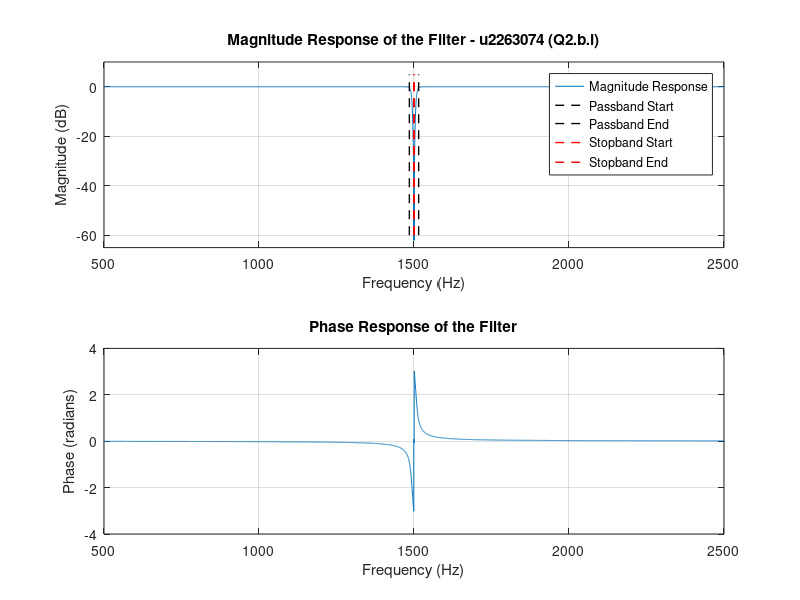
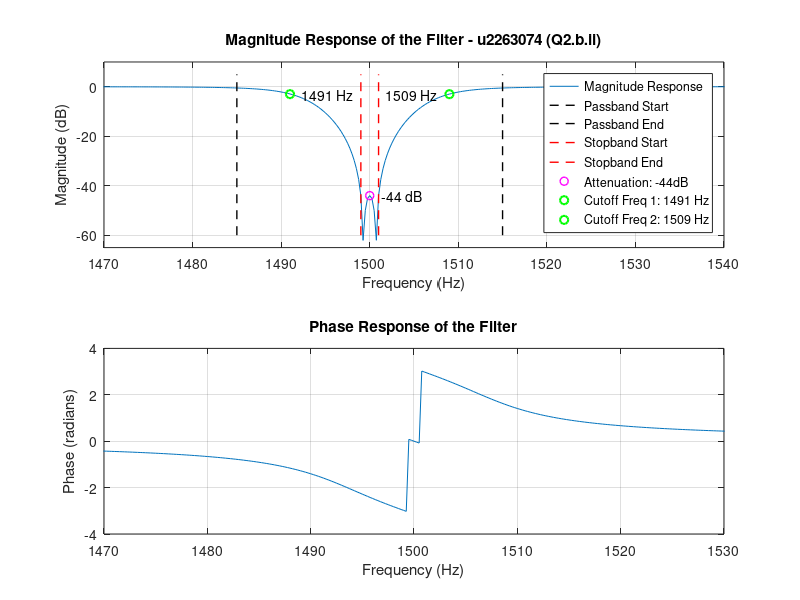

These charts were generated, in order, by the following MATLAB code:
function Answers = uXXXXXXX_lab()
%% ES3C5 lab submission template v1.0
%
% Please DO NOT change this header
% Please DO NOT change any code in this top-level function
% Please DO NOT change function or subfunction arguments (Input OR Output)
% DO Change function name above to u<ID>_lab(), where <ID> is your student #

% ES3C5 / ES98G 2024-2025 Lab Assignment
% Module Leader: Viji Ahanathapillai
% Modify the SUBFUNCTIONS below with the code needed to determine or
% demonstrate the answers requested.

% See the Briefing Sheet for full instructions.

% Initialise answer structure
Answers = [];

%% Template call (dummy)
Q0();

%% Remaining Calls
Answers.Q1 = Q1Fun();
Answers.Q2 = Q2Fun();
Answers.Q3 = Q3Fun();

end

%% Template Question on hypotenuse length
% This subfunction is a sample to demonstrate what is expected for comments
function c0 = Q0()
% Please DO NOT change function arguments (input OR output)
% Assign answer to c0 (double value)

% Define triangle lengths
a0 = 2; % 1st side
b0 = 1; % 2nd side

% Find length of hypothenuse
c0 = sqrt(a0^2 + b0^2); % Pythagorean theorem to find 3rd side

end

%%
%%%%%%%%%%%%%%%%%%% Start Modifying Below %%%%%%%%%%%%%%%%%%%%%%%%%%%%%%%%


%% Q1 Audio Signal Processing
% Figures created must be labelled and copied to u<ID>_lab.docx
function Q1 = Q1Fun()
% Please DO NOT change function arguments above (input OR output)
% You must call a plotting function but you can label it manually.

    % Initialising outputs to guarantee they exist (unless you delete them)
    % Please DO NOT modify or move the code below
  

    Q1.audioInput =[];% Q1 part (a)
    Q1.audioNoisy = []; % Q1 part (b)
    Q1.FFTNoisy = []; % Q1 part (b)

    Q1.h = []; % Q1 part (c)
    Q1.filteredAudio = []; % Q1 part (c)

    Q1.audioChorus = []; % Q1 part (d)
    % Please DO NOT modify or move the code above
    
    %% Start your Q1 code here
    % DO NOT REMOVE OR MOVE THIS IF STATEMENT
    % WRITE YOUR CODE INSIDE THIS IF STATEMENT
    if exist('uXXXXXXX_lab_Audio.mat', 'file') == 2 ... % Update with your student ID
        && exist('uXXXXXXX_lab_signals.mat', 'file') == 2 % Update with your student ID

        load('uXXXXXXX_lab_Audio.mat', 'audioRaw') % Update with your student ID
        load('uXXXXXXX_lab_signals.mat', 'n1') % Update with your student ID
        %%
        % Q1 part (a)
        Q1.audioInput =audioRaw;
        %%
        % Q1 part (b)
        % i)
        % Add noise to the clean signal
        Q1.audioNoisy = audioRaw + n1;
        
        % ii)
        % Calculate the FFT of the noisy signal
        Q1.FFTNoisy = fft(Q1.audioNoisy);
        
        % iii)
        % Define Sampling Frequency in Hz
        fs = 22050;
        
        % Compute the frequency vector
        N = length(Q1.audioNoisy); % Number of samples
        frequencies = (0:N-1)*(fs/N); % Frequency vector in Hz
        
        % Compute magnitude of the FFT
        magnitudeFFT = abs(Q1.FFTNoisy);
        
        % Plot the magnitude of the FFT
        figure;
        plot(frequencies, magnitudeFFT);
        xlim([0, 22050]); % Set frequency range to [0, 22050) Hz
        title('Magnitude Spectrum of the Noisy Signal - u2263074 (Q1.b.iii)');
        xlabel('Frequency (Hz)');
        ylabel('|FFT(audioNoisy)|');
        grid on;
        
        % iv)
        % Find the index of the largest frequency component
        [~, maxIndex] = max(magnitudeFFT);
        maxFrequency = frequencies(maxIndex); % Frequency corresponding to the max magnitude
        maxMagnitude = magnitudeFFT(maxIndex); % Magnitude at the max frequency
        
        % Annotate the plot with the largest frequency component and its magnitude
        text(maxFrequency, maxMagnitude, sprintf(' Max Freq: %.2f Hz, Max Magnitude: %.2f', maxFrequency, maxMagnitude), ...
            'VerticalAlignment', 'bottom', 'HorizontalAlignment', 'left', 'Color', 'black', 'FontSize', 10);
        hold on;
        plot(maxFrequency, maxMagnitude, 'kx', 'MarkerSize', 8, 'LineWidth', 1.5);
        hold off;
        %%
        %Q1 part(c)
        
        % ii)
        % Define stopband
        stopbandWidth = 40; % Stopband width (±20 Hz around the largest frequency component)
        
        % Define stopband edges
        stopbandEdge1 = maxFrequency - stopbandWidth / 2;
        stopbandEdge2 = maxFrequency + stopbandWidth / 2;
        
        % Design band-stop filter
        [~, dFilt] = bandstop(Q1.audioNoisy, [stopbandEdge1, stopbandEdge2], fs, ImpulseResponse="fir");
        
        % Compute and assign impulse response
        [Q1.h, ~] = impz(dFilt); 
        
        % iii)
        % Frequency Response Plot (Zoomed and Full Spectrum)
        [h, freqRange] = freqz(dFilt, 2 * fs, fs);

        % Full Frequency Response Plot
        figure;
        plot(freqRange, 20*log10(abs(h)), 'LineWidth', 1); % 20*log10 applied to get dB
        hold on;
        plot([stopbandEdge1, stopbandEdge1], [-138, 10], 'g--', 'LineWidth', 1.5); % Start of stopband
        plot([stopbandEdge2, stopbandEdge2], [-138, 10], 'g--', 'LineWidth', 1.5); % End of stopband
        title('Frequency Response of Band-Stop Filter - u2263074 (Q1.c.iii)');
        xlabel('Frequency (Hz)');
        ylabel('Magnitude (dB)');
        grid on;
        hold off;
        
        % Zoomed-In Frequency Response Plot
        figure;
        plot(freqRange, 20*log10(abs(h)), 'LineWidth', 1);
        hold on;
        plot([stopbandEdge1, stopbandEdge1], [-138, 10], 'g--', 'LineWidth', 1.5); % Start of stopband
        plot([stopbandEdge2, stopbandEdge2], [-138, 10], 'g--', 'LineWidth', 1.5); % End of stopband
        plot(198, -75.8037, 'ko', 'LineWidth', 1); % Maximum attenuation marker
        text(200, -70, '198 Hz', 'HorizontalAlignment', 'left'); % Add text label
        cutOffFreq1 = find(freqRange >= stopbandEdge1, 1); % Closest to stopband start
        cutOffFreq2 = find(freqRange >= stopbandEdge2, 1); % Closest to stopband end
        plot(freqRange(cutOffFreq1), 20*log10(abs(h(cutOffFreq1))), 'kx', 'LineWidth', 2);
        plot(freqRange(cutOffFreq2), 20*log10(abs(h(cutOffFreq2))), 'kx', 'LineWidth', 2);
        
        xlim([stopbandEdge1 - 20, stopbandEdge2 + 20]); % Adjusted zoom range around the stopband
        ylim([-150, 60]); % Adjusted vertical range for better visibility
        legend('Frequency Response', 'Stopband Start', 'Stopband End', ...
               'Max Attenuation: -75.8 dB', 'Cutoff Freq 1: 178 Hz', 'Cutoff Freq 2: 218 Hz');
        title('Frequency Response of Band-Stop Filter - u2263074 (Q1.c.iii)');
        xlabel('Frequency (Hz)');
        ylabel('Magnitude (dB)');
        grid on;
        hold off;
                    
        % v) Filter the noisy signal
        Q1.filteredAudio = filter(dFilt, Q1.audioNoisy);

        % vi) Time-Domain Plot
        timeAudio1 = (0:length(Q1.audioNoisy) - 1) / fs; % Creates time vector in seconds
        
        figure;
        plot(timeAudio1, Q1.audioNoisy, 'r', 'LineWidth', 1);
        hold on;
        plot(timeAudio1, Q1.filteredAudio, 'g', 'LineWidth', 1);
        title('Noisy vs. Filtered Signal - u2263074 (Q1.c.vi)');
        xlabel('Time (s)');
        ylabel('Amplitude');
        legend('Noisy Audio', 'Filtered Audio');
        grid on;
        hold off;
        
        %%
        %Q1 part(d)
        % i)

        % Define parameters
        D1 = 551;           % Base delay time for the first chorus in samples
        D2 = 772;           % Base delay time for the second chorus in samples
        a1 = 0.44;          % Amplitude scaling factor for the first chorus
        a2 = 0.24;          % Amplitude scaling factor for the second chorus
        modulationFrequency = 1.5; % Modulation frequency in Hz
        N = length(Q1.audioInput); % Number of samples in the input signal
        timeAudio2 = (0:N-1) / fs;  % Time vector in seconds
        
        % Initialise output signal
        Q1.audioChorus = zeros(N, 1);
        
        % Precompute modulations
        mod1 = round(5 * sin(2 * pi * modulationFrequency * timeAudio2));       % Modulation for first delay
        mod2 = round(10 * sin(2 * pi * modulationFrequency * timeAudio2 + pi/2)); % Modulation for second delay
        
        % Precompute time-varying delays
        delay1 = D1 + mod1; % Total delay for the first component
        delay2 = D2 + mod2; % Total delay for the second component
        
        % Apply the chorus effect using a for-loop
        for n = 1:N
            % Check bounds for delay1
            if n - delay1(n) >= 1
                delayed1 = Q1.audioInput(n - delay1(n));
            else
                delayed1 = 0; % Out-of-bounds access handled
            end
        
            % Check bounds for delay2
            if n - delay2(n) >= 1
                delayed2 = Q1.audioInput(n - delay2(n));
            else
                delayed2 = 0; % Out-of-bounds access handled
            end
        
            % Combine the original signal with delayed components
            Q1.audioChorus(n) = Q1.audioInput(n) + a1 * delayed1 + a2 * delayed2;
        end
        
        % ii)
        % Plot the original and chorus-enhanced signals
        figure;
        plot(timeAudio2, Q1.audioInput, 'k', 'LineWidth', 1, 'DisplayName', 'Original Signal');
        hold on;
        plot(timeAudio2, Q1.audioChorus, 'r', 'LineWidth', 1, 'DisplayName', 'Chorus Effect');
        xlabel('Time (s)');
        ylabel('Amplitude');
        title('Clean Audio Signal vs Chorus Effect - u2263074 (Q1.d.ii)');
        legend show;
        grid on;
        hold off;
       
    end

end

%% Q2 Filter Design
% Figures created must be labelled and copied to u<ID>_lab.docx
function Q2 = Q2Fun()
% Please DO NOT change function arguments above (input OR output)
% You must call a plotting function but you can label it manually.

    % Initialising outputs to guarantee they exist (unless you delete them)
    % Please DO NOT modify code below
    
    Q2.filterOrder = []; % Q2 part (a)
    Q2.a = []; % Q2 part (a)
    Q2.b = []; % Q2 part (a)
    
    % Please DO NOT modify code above
    
    %% Start your Q2 code here
    % DO NOT REMOVE OR MOVE THIS IF STATEMENT
    % WRITE YOUR CODE INSIDE THIS IF STATEMENT
   
    %Q2 part(a)
    % i)
    % Parameters
    fs = 12000; % Sampling frequency in Hz 
    fo = 1500; % Target interference frequency in Hz
    tbStart = 15; % Transition band start (Hz)
    tbStop = 1; % Transition band stop (Hz)
    Rp = 1.6; % Maximum passband ripple in dB
    Rs = 44; % Maximum stopband attenuation in dB
    
    % Nyquist frequency
    fNyq = fs / 2;
    
    % Normalised frequencies
    fPass1 = (fo - tbStart) / fNyq; % Start of passband (normalised)
    fStop1 = (fo - tbStop) / fNyq;  % Start of stopband (normalised)
    fPass2 = (fo + tbStart) / fNyq; % End of passband (normalised)
    fStop2 = (fo + tbStop) / fNyq;  % End of stopband (normalised)
    
    % iii)
    % Filter order calculation using Chebyshev Type II
    [Q2.filterOrder, ~] = cheb2ord([fPass1, fPass2], [fStop1, fStop2], Rp, Rs);
    
    % Design the filter using Chebyshev Type II
    [Q2.b, Q2.a] = cheby2(Q2.filterOrder, Rs, [fStop1, fStop2], 'stop');

    %%
    %Q2 part(b)
    % i)
   
    % Frequency response calculation with high resolution
    [freqResp, w] = freqz(Q2.b, Q2.a, 2 * fs, fs); % Computes high-resolution frequency response
    
    % Full-range Magnitude and Phase Response Plot
    figure;
    subplot(2, 1, 1); % Magnitude Response
    plot(w, 20 * log10(abs(freqResp))); % Plot magnitude in dB
    xlabel('Frequency (Hz)');
    ylabel('Magnitude (dB)');
    title('Magnitude Response of the Filter - u2263074 (Q2.b.i)');
    grid on;
    xlim([500, 2500]);
    ylim([-65, 10]);
    
    % Annotate passband and stopband frequencies
    hold on;
    plot([fo - tbStart, fo - tbStart], [-60, 5], 'k--', 'LineWidth', 1); % Passband start
    plot([fo + tbStart, fo + tbStart], [-60, 5], 'k--', 'LineWidth', 1); % Passband end
    plot([fo - tbStop, fo - tbStop], [-60, 5], 'r--', 'LineWidth', 1); % Stopband start
    plot([fo + tbStop, fo + tbStop], [-60, 5], 'r--', 'LineWidth', 1); % Stopband end
    legend('Magnitude Response', 'Passband Start', 'Passband End', 'Stopband Start', 'Stopband End');
    hold off;
    
    % Phase Response
    subplot(2, 1, 2);
    plot(w, angle(freqResp)); % Phase response in radians
    xlabel('Frequency (Hz)');
    ylabel('Phase (radians)');
    title('Phase Response of the Filter');
    grid on;
    xlim([500, 2500]);
    
    % ii)

    % Zoomed-in Magnitude and Phase Response Plot
    figure;
    subplot(2, 1, 1); % Zoomed-in Magnitude Response
    magnitudeR=plot(w, 20 * log10(abs(freqResp)));
    xlabel('Frequency (Hz)');
    ylabel('Magnitude (dB)');
    title('Magnitude Response of the Filter - u2263074 (Q2.b.ii)');
    grid on;
    xlim([1470, 1540]); % Focus on the stopband range
    ylim([-65, 10]);
    
    % Annotate stopband attenuation and cutoff frequencies
    hold on;
    attenPoint = plot(fo, -Rs, 'mo', 'LineWidth', 1); % Attenuation point at fo
    text(fo+1.3, -Rs, '-44 dB', 'HorizontalAlignment', 'left'); % Add text label near attenuation point

    passB1=plot([fo - tbStart, fo - tbStart], [-60, 5], 'k--', 'LineWidth', 1); % Passband start
    passB2=plot([fo + tbStart, fo + tbStart], [-60, 5], 'k--', 'LineWidth', 1); % Passband end
    stopB1=plot([fo - tbStop, fo - tbStop], [-60, 5], 'r--', 'LineWidth', 1); % Stopband start
    stopB2=plot([fo + tbStop, fo + tbStop], [-60, 5], 'r--', 'LineWidth', 1); % Stopband end
    cutoffFreq1 = plot(1491, -3, 'go', 'LineWidth', 1.5); % -3dB cutoff Freq 1
    cutoffFreq2 = plot(1509, -3, 'go', 'LineWidth', 1.5); % -3dB cutoff Freq 2
    text(1491+1.3, -3, '1491 Hz', 'HorizontalAlignment', 'left'); % Add text label near -3dB cutoff Freq 1
    text(1509-1.3, -3, '1509 Hz', 'HorizontalAlignment', 'right'); % Add text label near -3dB cutoff Freq 2
    legend([magnitudeR, passB1, passB2, stopB1, stopB2, attenPoint, cutoffFreq1, cutoffFreq2],...
           'Magnitude Response', 'Passband Start', 'Passband End', 'Stopband Start', 'Stopband End',...
           'Attenuation: -44dB', 'Cutoff Freq 1: 1491 Hz', 'Cutoff Freq 2: 1509 Hz');
    hold off;
    
    % Zoomed-in Phase Response
    subplot(2, 1, 2);
    plot(w, angle(freqResp));
    xlabel('Frequency (Hz)');
    ylabel('Phase (radians)');
    title('Phase Response of the Filter');
    grid on;
    xlim([1470, 1530]); % Focus on the stopband range

end

%% Q3 Estimating Unknown Signal
function Q3 = Q3Fun()
% Please DO NOT change function arguments (input OR output)

    % Initialising outputs to guarantee they exist (unless you delete them)
    % Please DO NOT modify code below
    Q3.Obs = []; % Q3 part (a)

    Q3.param = []; % Q3 part (b)

    Q3.yHat = []; % Q3 part (c)

    Q3.mse = []; % Q3 part (d)

    Q3.yFFT = []; % Q3 part (e)
    Q3.fRange = []; % Q3 part (e)
    Q3.yHatFFT = []; % Q3 part (e)
    % Please DO NOT modify code above
    %%
    % DO NOT REMOVE THIS IF STATEMENT
    % WRITE YOUR CODE INSIDE THIS IF STATEMENT
    if exist('uXXXXXXX_lab_signals.mat', 'file') == 2 % Update with your student ID
        load('uXXXXXXX_lab_signals.mat', 'T') % Update with your student ID

    T_noisy = T; 
    
    % Sampling interval
    Ts = 0.045;
    
    % Time vector
    num_samples = length(T_noisy);
    time_vector = (0:Ts:(num_samples-1)*Ts);
    
    % Q3 part(a): Construct the observation matrix Θ
    Q3.Obs = [(1 - exp(-0.19.* time_vector))'  (exp(-0.24.* time_vector) .* cos(14.16.*time_vector))' (sin(47.20.* time_vector))'];

    % Q3 part(b): Parameter Estimation using Least Squares
    Q3.param = Q3.Obs \ T_noisy; 
    
    % Q3 part(c): Temperature Prediction
    Q3.yHat = Q3.Obs * Q3.param; 
    
    % Q3 part(d): Model Error Calculation (MSE)
    Q3.mse = mean((T_noisy - Q3.yHat).^2);
    
    % Q3 part(e): Frequency Domain Analysis
    % i) Compute the FFT of the noisy temperature data
    Q3.yFFT = fft(T_noisy); 
    
    % ii) Compute the FFT of the predicted temperature data
    Q3.yHatFFT = fft(Q3.yHat); 
    
    % iii) Create a frequency vector associated with the FFT results
    sFreq = 1 / Ts; % Sampling frequency
    Q3.fRange = (0:num_samples-1) * (sFreq / num_samples); % Frequency vector

    % iv) Plot the magnitude spectra of both Q3.yFFT and Q3.yHatFFT
    figure;
    % Plot FFT Magnitudes
    noisyP = plot(Q3.fRange, abs(Q3.yFFT), 'k', 'LineWidth', 1); hold on;
    predictedP = plot(Q3.fRange, abs(Q3.yHatFFT), 'r--', 'LineWidth', 1);
    
    % Add labeled markers for key magnitudes 
    predM1 = plot(0, 1368.63, 'rx', 'LineWidth', 1.5);
    predM2 = plot(2.25, 1060.54, 'rx', 'LineWidth', 1.5); 
    inM1 = plot(0, 1368.63, 'ko', 'LineWidth', 2.5);
    inM2 = plot(2.25, 1060.54, 'ko', 'LineWidth', 2.5); 
    inM3 = plot(5.446, 1127.22, 'ko', 'LineWidth', 2.5);

    % Plot Title, Labels, and Legend
    title('Magnitude Spectrum of Noisy and Predicted Temperature Data - u2263074 (Q3.e.iv)');
    xlabel('Frequency (Hz)');
    ylabel('Magnitude');
    text(0.5, 1368.63, '0 Hz', 'HorizontalAlignment', 'left'); % Add text label
    text(2.75, 1060.54, '2.25 Hz', 'HorizontalAlignment', 'left'); % Add text label
    text(5.946, 1127.22, '5.446 Hz', 'HorizontalAlignment', 'left'); % Add text label
    legend([noisyP, predictedP, inM1, inM2, inM3, predM1, predM2], ...
           'Noisy Data', 'Predicted Data', ...
           'Input Magnitude 1: 1368.63', 'Input Magnitude 2: 1060.54', 'Input Magnitude 3: 1127.22', ...
           'Predicted Magnitude 1: 1368.63', 'Predicted Magnitude 2: 1060.54');
    
    % Set axis limits
    xlim([0, sFreq]); % Limit frequency range
    ylim([0, 1700]);    % Limit magnitude range
    hold off;
    end
end
